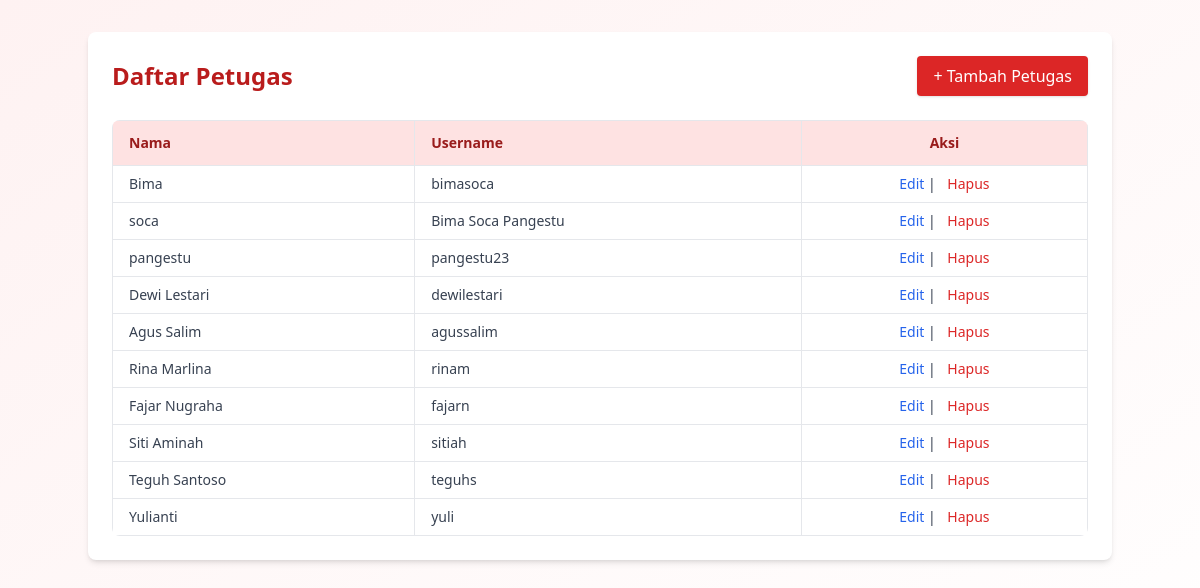
Screenshot of /pages/petugas/indexpetugas.php (signed in) with the database file from the repository.
### tables this page shows
CREATE TABLE `petugas` (
  `id_petugas` int(11) NOT NULL,
  `nama_petugas` varchar(100) NOT NULL,
  `username` varchar(50) NOT NULL,
  `password` varchar(255) NOT NULL,
  `email` varchar(100) DEFAULT NULL,
  `no_telepon` varchar(15) DEFAULT NULL
);

### pages/petugas/indexpetugas.php (the view, shortened to what this page needs)
<?php
include '../../config/koneksi.php';
?>
<!DOCTYPE html>
<html>
<head>
    <script src="https://cdn.tailwindcss.com"></script>
</head>
<body class="min-h-screen bg-gradient-to-br from-red-50 to-white p-8">
    <div class="max-w-5xl mx-auto bg-white shadow-md rounded-lg p-6">
        <div class="flex justify-between items-center mb-6">
            <h1 class="text-2xl font-bold text-red-700">Daftar Petugas</h1>
            <a href="tambahpetugas.php" class="bg-red-600 hover:bg-red-700 text-white px-4 py-2 rounded shadow transition">
                + Tambah Petugas
            </a>
        </div>
        <div class="overflow-x-auto rounded-lg">
            <table class="min-w-full text-sm text-left border border-gray-300">
                <thead class="bg-red-100 text-red-800">
                    <tr>
                        <th class="px-4 py-3 border">Nama</th>
                        <th class="px-4 py-3 border">Username</th>
                        <th class="px-4 py-3 border text-center">Aksi</th>
                    </tr>
                </thead>
                <tbody class="text-gray-700">
                    <?php
                    $sql = "SELECT * FROM petugas";
                    $result = $koneksi->query($sql);
                    while ($row = $result->fetch_assoc()): ?>
                    <tr class="hover:bg-red-50 border-t">
                        <td class="px-4 py-2 border"><?= htmlspecialchars($row['nama_petugas']); ?></td>
                        <td class="px-4 py-2 border"><?= htmlspecialchars($row['username']); ?></td>
                        <td class="px-4 py-2 border text-center space-x-2">
                            <a href="editpetugas.php?id=<?= $row['id_petugas'] ?>" class="text-blue-600 hover:underline">Edit</a>
                            |
                            <a href="hapuspetugas.php?id=<?= $row['id_petugas'] ?>" class="text-red-600 hover:underline" onclick="return confirm('Yakin ingin hapus?')">Hapus</a>
                        </td>
                    </tr>
                    <?php endwhile; ?>
                </tbody>
            </table>
        </div>
    </div>
</body>
</html>

### rows the page displays
petugas: nama_petugas "Bima", username "bimasoca"
petugas: nama_petugas "soca", username "Bima Soca Pangestu"
petugas: nama_petugas "pangestu", username "pangestu23"
petugas: nama_petugas "Dewi Lestari", username "dewilestari"
petugas: nama_petugas "Agus Salim", username "agussalim"
petugas: nama_petugas "Rina Marlina", username "rinam"
petugas: nama_petugas "Fajar Nugraha", username "fajarn"
petugas: nama_petugas "Siti Aminah", username "sitiah"
petugas: nama_petugas "Teguh Santoso", username "teguhs"
petugas: nama_petugas "Yulianti", username "yuli"
